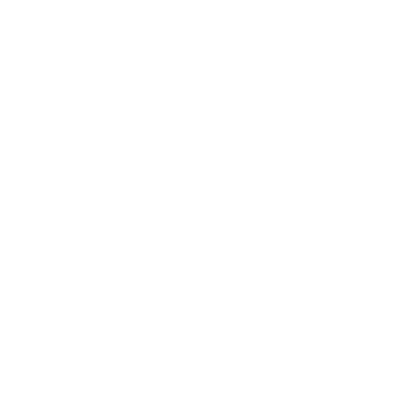
Frame 1 (no input)
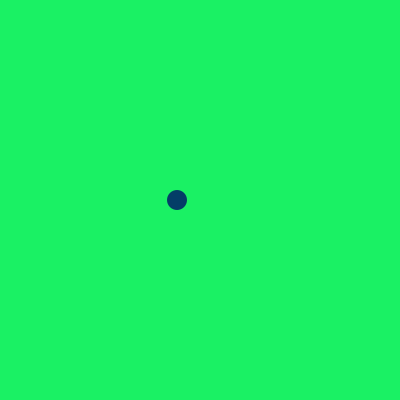
Frame 60 (the mouse pressed at the canvas centre just before this capture)
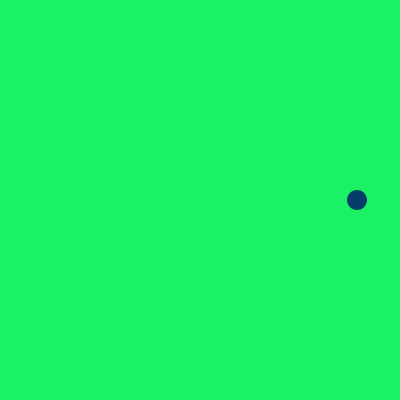
Frame 120 (the mouse held since frame 60 and released just before this capture)

The Processing sketch that drew these frames (run headless with seeded random() and noise(); from frame 60 on, the mouse is pressed at the canvas centre):

// Processing sketch: sketch_140523i
// ── sketch_140523i.pde
int x,r;
float c1,c2,c3;
float c4,c5,c6;
boolean m;
void setup(){
  size(400,400);
  x = 0;
  r = 20;
  m = true;
  noStroke();
  c4 = 255;
  c5 = 255;
  c6 = 255;
}
void draw(){
  background(c4,c5,c6);
  ellipse(x,height/2,r,r);
  
  if(x <= r){
    m = true;
    colorchange();
    fill(c1,c2,c3);
  }
  if(x >= width-r){
    m = false;
    colorchange();
    fill(c1,c2,c3);
  }
  if(m){
    x += 3;
  }else{
    x -= 3;
  }
}

void colorchange(){
  c4 = c1;
  c5 = c2;
  c6 = c3;
  c1 = random(255);
  c2 = random(255);
  c3 = random(255);
}
